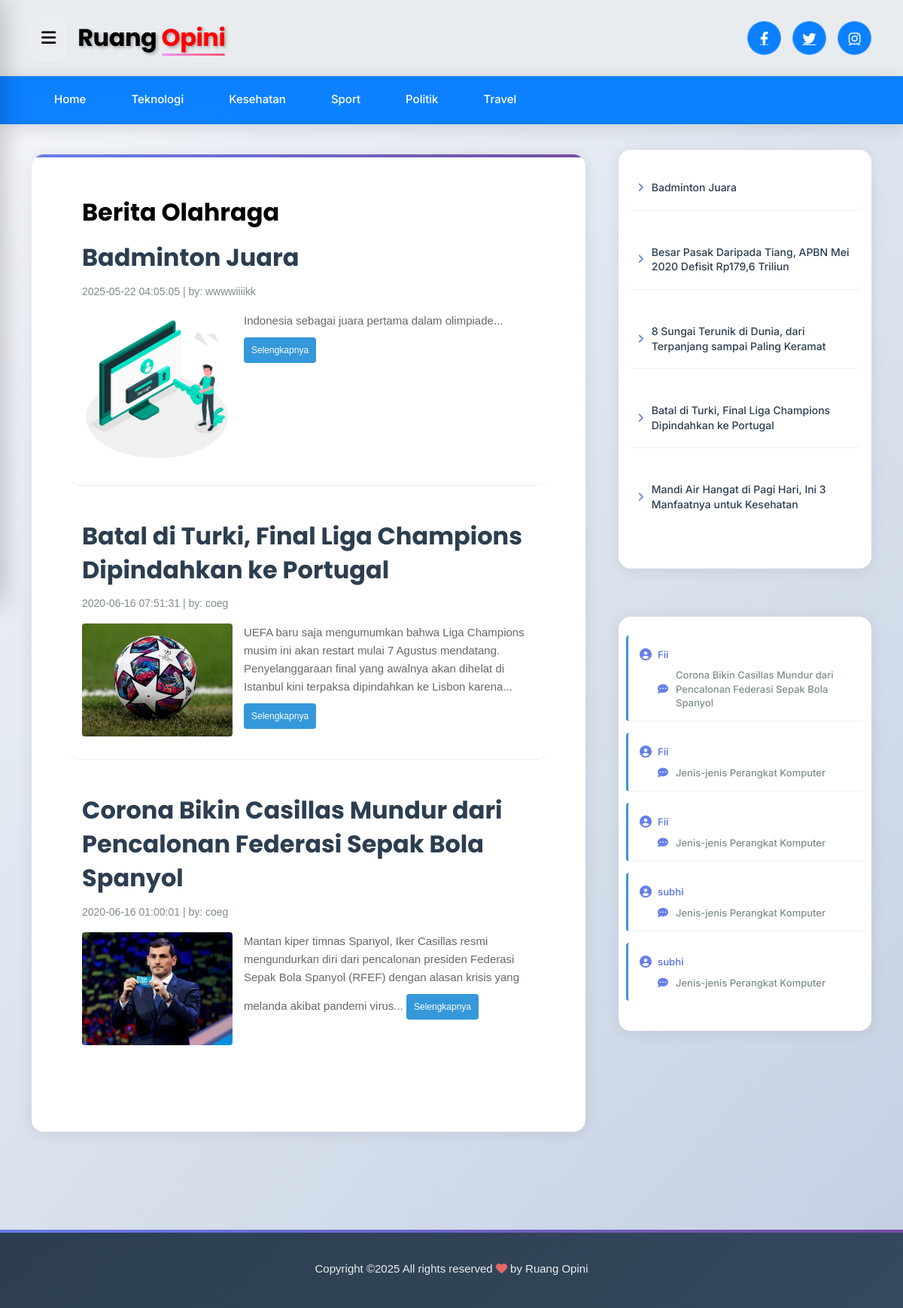
The app's page /?module=sport with its own data.
### tables this page shows
CREATE TABLE `berita` (
  `id_berita` int(11) NOT NULL,
  `id_kategori` int(11) NOT NULL,
  `id_user` int(11) NOT NULL,
  `judul` varchar(255) NOT NULL,
  `isi_berita` text NOT NULL,
  `gambar` varchar(100) NOT NULL,
  `tgl_posting` timestamp NOT NULL DEFAULT current_timestamp() ON UPDATE current_timestamp()
);

CREATE TABLE `user` (
  `id` int(11) NOT NULL,
  `username` varchar(50) NOT NULL,
  `password` varchar(50) NOT NULL,
  `level` varchar(50) NOT NULL
);

### index.php (the view, shortened to what this page needs)
<!DOCTYPE html>
<html class="no-js" lang="id">
<head>
    <link href="https://cdnjs.cloudflare.com/ajax/libs/bootstrap/5.3.0/css/bootstrap.min.css" rel="stylesheet">
    <link href="https://cdnjs.cloudflare.com/ajax/libs/font-awesome/6.4.0/css/all.min.css" rel="stylesheet">
</head>
<body>
    <div class="overlay-wrapper">
        <header class="masthead">
            <div class="header-top">
                <div class="container">
                    <div class="header-content">
                        <div class="d-flex align-items-center">
                            <div class="hamburger-menu" id="menuToggle">
                                <i class="fas fa-bars" style="color: #000;"></i>
                            </div>
                            <div class="logo ms-3">
                                <h2>Ruang <span class="highlight">Opini</span></h2>
                            </div>
                        </div>
                            <div class="social-icons">
                                <a href="#" title="Facebook"><i class="fab fa-facebook-f"></i></a>
                                <a href="#" title="Twitter"><i class="fab fa-twitter"></i></a>
                                <a href="#" title="Instagram"><i class="fab fa-instagram"></i></a>
                            </div>
                        </div>
                    </div>
                </div>
            </div>
            <div class="main-nav">
                <div class="container">
                    <ul class="nav-menu">
                        <li><a href="index.php">Home</a></li>
                        <li><a href="?module=teknologi">Teknologi</a></li>
                        <li><a href="?module=kesehatan">Kesehatan</a></li>
                        <li><a href="?module=sport">Sport</a></li>
                        <li><a href="?module=politik">Politik</a></li>
                        <li><a href="?module=travel">Travel</a></li>
                    </ul>
                </div>
            </div>
        <section class="main-content">
            <div class="container">
                <div class="row">
                    <div class="col-lg-8">
                        <div class="content-card fade-in">
                            <main class="container-fluid">
                                <?php
                                include 'main.php';
                                ?>
                            </main>
                        </div>
                    </div>
                 <div class="col-lg-4">
    <aside class="sidebar">
        <div class="widget fade-in">
            <div class="widget-content">
                <?php
                $sebelum = mysqli_query($koneksi,"SELECT * FROM berita ORDER BY id_berita DESC LIMIT 5");
                while($s=mysqli_fetch_array($sebelum)){
                    echo "<div class='news-item'>
                            <a href='?module=detailberita&id=$s[id_berita]' class='news-link'>
                                <div class='news-title-wrap'>
                                    <i class='fas fa-angle-right news-icon'></i>
                                    <span class='news-title'>$s[judul]</span>
                                </div>
                            </a>
                          </div>";
                }
                ?>
            </div>
        </div>
        <div class="widget fade-in">
            <div class="widget-content">
                <?php
                $komentar1 = mysqli_query($koneksi,"SELECT nama,judul,komentar.id_berita FROM komentar join berita where komentar.id_berita = berita.id_berita ORDER BY id_komentar DESC LIMIT 5");
                while($s=mysqli_fetch_array($komentar1)){
                    echo "<div class='news-item comment-item'>
                            <div class='commenter'>
                                <i class='fas fa-user-circle'></i>
                                <span class='commenter-name'>$s[nama]</span>
                            </div>
                            <a href='?module=detailberita&id=$s[id_berita]' class='commented-news'>
                                <div class='news-title-wrap'>
                                    <i class='fas fa-comment-dots news-icon'></i>
                                    <span class='news-title'>$s[judul]</span>
                                </div>
                            </a>
                          </div>";
                }
                ?>
            </div>
        </div>
    </aside>
</div>
        </section>
        <footer class="site-footer">
            <div class="container">
                <div class="row">
                    <div class="col-12">
                        <div class="copyright">
                            Copyright &copy;<script>document.write(new Date().getFullYear());</script> All rights reserved <i class="fa fa-heart" aria-hidden="true"></i> by Ruang Opini
                        </div>
                    </div>
                </div>
            </div>
        </footer>
</body>
</html>

### main.php (shortened to what this page needs)
<!DOCTYPE html>
<html lang="id">
<head>
    <link rel="stylesheet" href="assets/css/themes.css">
</head>
<body>
    <div class="blog-post">
        <?php
        include "admin/koneksi.php";
        function displayNewsPreview($koneksi, $query) {
            $result = mysqli_query($koneksi, $query);
            while($t = mysqli_fetch_array($result)) {
                $u = mysqli_query($koneksi, "SELECT * FROM user WHERE id='$t[id_user]'");
                $nu = mysqli_fetch_array($u);
                echo '<div class="news-item">';
                echo "<a href='?module=detailberita&id=$t[id_berita]' style='text-decoration: none;'>";
                echo "<h2 class='blog-post-title'>$t[judul]</h2></a>";
                echo "<p class='blog-post-meta'>$t[tgl_posting] | by: $nu[username]</p>";
                if($t['gambar'] != '') {
                    echo "<img src='admin/foto_berita/$t[gambar]' width='200' height='100' style='float: left; margin-right: 15px; margin-bottom: 10px; border-radius: 4px;' alt='News Image'>";
                }
                $isi_berita = htmlentities(strip_tags($t['isi_berita']));
                $isi = substr($isi_berita, 0, 210);
                $isi = substr($isi_berita, 0, strrpos($isi, " "));
                echo "<div class='news-content'>";
                echo "<p>$isi... <a href='?module=detailberita&id=$t[id_berita]' class='readmore-link'>Selengkapnya</a></p>";
                echo "</div>";
                echo '</div>';
            }
        }
        if($_GET['module'] == '') {
            $query = "SELECT * FROM berita ORDER BY id_berita DESC";
            displayNewsPreview($koneksi, $query);
        }
        elseif ($_GET['module'] == 'teknologi') {
            echo "<h2>Berita Teknologi</h2>";
            $query = "SELECT * FROM berita WHERE id_kategori=1 ORDER BY id_berita DESC";
            displayNewsPreview($koneksi, $query);
        }
        elseif ($_GET['module'] == 'kesehatan') {
            echo "<h2>Berita Kesehatan</h2>";
            $query = "SELECT * FROM berita WHERE id_kategori=2 ORDER BY id_berita DESC";
            displayNewsPreview($koneksi, $query);
        }
        elseif ($_GET['module'] == 'sport') {
            echo "<h2>Berita Olahraga</h2>";
            $query = "SELECT * FROM berita WHERE id_kategori=6 ORDER BY id_berita DESC";
            displayNewsPreview($koneksi, $query);
        }
        elseif ($_GET['module'] == 'politik') {
            echo "<h2>Berita Politik</h2>";
            $query = "SELECT * FROM berita WHERE id_kategori=7 ORDER BY id_berita DESC";
            displayNewsPreview($koneksi, $query);
        }
        elseif ($_GET['module'] == 'travel') {
            echo "<h2>Berita Travel</h2>";
            $query = "SELECT * FROM berita WHERE id_kategori=8 ORDER BY id_berita DESC";
            displayNewsPreview($koneksi, $query);
        }
        ?>
    </div>
</body>
</html>

### assets/css/themes.css (style rules this page uses)
a { -webkit-transition: all .25s ease; -moz-transition: all .25s ease; -ms-transition: all .25s ease; -o-transition: all .25s ease; transition: all .25s ease; }
h1, h2, h3, h4, h5, h6 { color: #000; font-family: 'Poppins', sans-serif; font-weight: 700; line-height: 1.4; margin: 0; padding: 0; }
img { height: auto; max-width: 100%; }
p { color: #686765; font-family: 'Raleway', sans-serif; font-size: 15px; line-height: 24px; margin: 10px 0; }
aside.sidebar { padding-left: 20px; }
aside.sidebar .widget { margin: -6px 0 70px; }
aside.sidebar .widget:last-child { margin-bottom: 0; }
footer { background: #171717; color: #aaa; display: inline-block; float: left; font-family: 'Raleway', sans-serif; font-size: 11px; padding: 25px 0; width: 100%; }

### main.php (style rules this page uses)
.blog-post { max-width: 1200px; margin: 0 auto; padding: 20px; }
.blog-post-title { color: #2c3e50; margin-bottom: 10px; text-decoration: none; }
.blog-post-meta { color: #7f8c8d; font-size: 14px; margin-bottom: 15px; }
.news-item { margin-bottom: 30px; padding-bottom: 20px; border-bottom: 1px solid #ecf0f1; }
.news-item img { border-radius: 4px; margin-right: 15px; margin-bottom: 10px; }
.news-content { line-height: 1.6; color: #34495e; }
.comment-item { background-color: #fff; padding: 15px; margin-bottom: 15px; border-left: 3px solid #3498db; border-radius: 4px; }
.readmore-link { background-color: #3498db; color: white; padding: 5px 10px; border-radius: 4px; text-decoration: none; font-size: 12px; display: inline-block; margin-top: 10px; }

### records on screen
berita: judul "Badminton Juara", tgl_posting "2025-05-22 04:05:05", id_user.username "wwwwiiiikk", gambar (picture), isi_berita "Indonesia sebagai juara pertama dalam olimpiade"
berita: judul "Batal di Turki, Final Liga Champions Dipindahkan ke Portugal", tgl_posting "2020-06-16 07:51:31", id_user.username "coeg", gambar (picture), isi_berita "UEFA baru saja mengumumkan bahwa Liga Champions musim ini akan restart mulai 7 Agustus mendatang. Penyelanggaraan final yang awalnya akan dihelat di Istanbul kini terpaksa dipindahkan ke Lisbon karena"
berita: judul "Corona Bikin Casillas Mundur dari Pencalonan Federasi Sepak Bola Spanyol", tgl_posting "2020-06-16 01:00:01", id_user.username "coeg", gambar (picture), isi_berita "Mantan kiper timnas Spanyol, Iker Casillas resmi mengundurkan diri dari pencalonan presiden Federasi Sepak Bola Spanyol (RFEF) dengan alasan krisis yang melanda akibat pandemi virus"
berita: judul "Besar Pasak Daripada Tiang, APBN Mei 2020 Defisit Rp179,6 Triliun"
berita: judul "8 Sungai Terunik di Dunia, dari Terpanjang sampai Paling Keramat"
berita: judul "Mandi Air Hangat di Pagi Hari, Ini 3 Manfaatnya untuk Kesehatan"

### other values on screen
$s[nama] "Fii"
$s[judul] "Corona Bikin Casillas Mundur dari Pencalonan Federasi Sepak Bola Spanyol"
$s[judul] "Jenis-jenis Perangkat Komputer"
$s[nama] "subhi"
